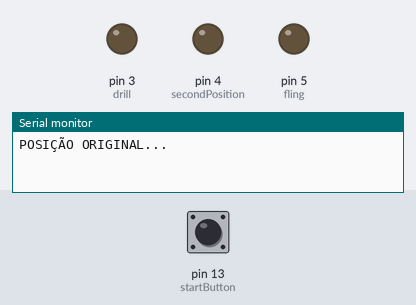
A sketch run on a simulated Arduino Uno, built with avr-gcc and run on an emulated ATmega328P. Shown: output pins drawn as LEDs (lit = HIGH), the last lines printed to the serial monitor. Dashed ring = blinking. The inputs (shaded band) are chosen by the test bench; at power-on: pin 13 (startButton) LOW.

Above: at 1.2 s.
1.3 s: pin 13 (startButton) pulled HIGH for 0.15 s
At 2.45 s:
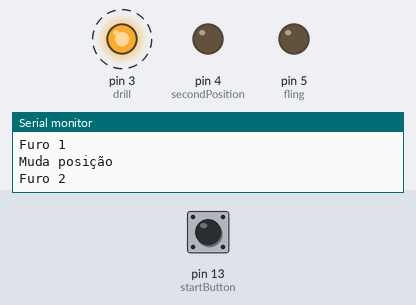
4.4 s: pin 13 (startButton) pulled HIGH for 1 s
At 6.65 s:
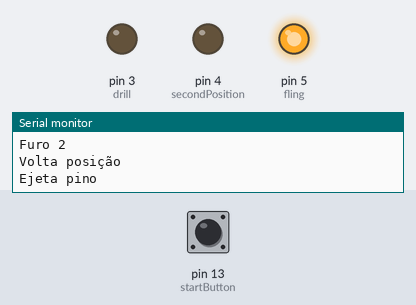
8.2 s: pin 13 (startButton) pulled HIGH for 3.2 s
At 9.35 s:
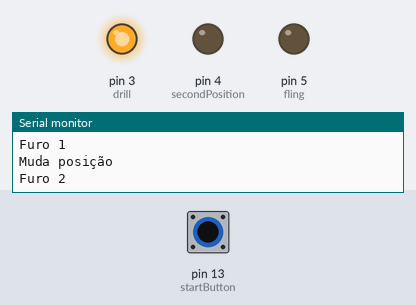
Timing chart, 0 to 14.8 s (numbered marks = the images above; inputs shaded):
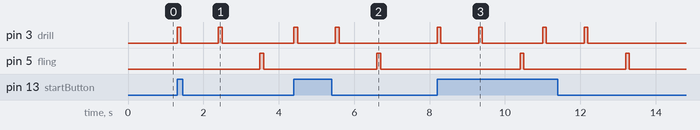

Measured:
- after the input at 1.3 s, pin 3 (drill): alternates HIGH for 0.10 s and LOW for 1.0 s, 4 changes in all, then stays LOW, starting at once; pin 5 (fling): LOW → HIGH after 2.2 s, → LOW 0.10 s later
- after the input at 4.4 s, pin 3 (drill): alternates HIGH for 0.10 s and LOW for 1.0 s, 4 changes in all, then stays LOW, starting at once; pin 5 (fling): LOW → HIGH after 2.2 s, → LOW 0.10 s later
- after the input at 8.2 s, pin 3 (drill): LOW → HIGH at once, → LOW 0.10 s later, → HIGH 1.0 s later, → LOW 0.10 s later, … (8 changes in this stretch); pin 5 (fling): alternates HIGH for 0.10 s and LOW for 2.7 s, 4 changes in all, then stays LOW, starting after 2.2 s

The sketch:

automation.ino
```cpp
const int startButton = 13;
const int microSwitchTop = 12;
const int microSwitchBottom = 11;
const int drill = 3;
const int secondPosition = 4;
const int fling = 5;

const int drillDelay = 500;
const int repositionDelay = 200;
const int flingingDelay = 200;

int buttonState = 0;
int switchTop = 0;
int switchBottom = 0;
int state = 0;

void setup() {
// put your setup code here, to run once:
  Serial.begin(9600);
  pinMode(startButton, INPUT);
  pinMode(microSwitchTop, INPUT);
  pinMode(microSwitchBottom, INPUT);
  pinMode(drill, OUTPUT);
  pinMode(secondPosition, OUTPUT);
  pinMode(fling, OUTPUT);


  Serial.println("POSIÇÃO ORIGINAL...");
  digitalWrite(secondPosition, LOW);
  digitalWrite(fling, LOW);
  digitalWrite(drill, LOW);
  state = 0;

}

void loop() {
  // put your main code here, to run repeatedly:

  buttonState = digitalRead(startButton);
  if(buttonState == HIGH){
    while(startButton == HIGH){}
    Serial.println("Start");
    Serial.println("Furo 1");
    digitalWrite(drill, HIGH);
    digitalWrite(secondPosition, LOW);
    digitalWrite(fling, LOW);
    delay(100);
    digitalWrite(drill, LOW);
    delay(900);
    Serial.println("Muda posição");
    delay(100);
    Serial.println("Furo 2");
    digitalWrite(drill, HIGH);
    delay(100);
    digitalWrite(drill, LOW);
    delay(900);
    Serial.println("Volta posição");
    digitalWrite(secondPosition, LOW);
    delay(100);
    Serial.println("Ejeta pino");
    digitalWrite(fling, HIGH);
    delay(100);
    digitalWrite(fling, LOW);
    delay(500);
    Serial.println("Finish");
  }

}
```
